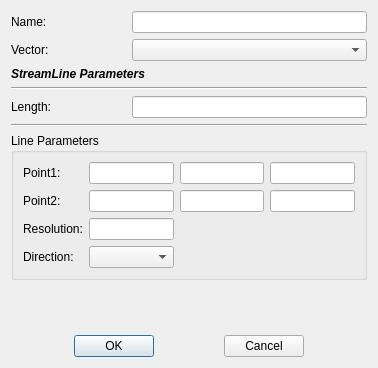
<?xml version="1.0" encoding="UTF-8"?>
<ui version="4.0">
 <class>StreamLineDialog</class>
 <widget class="QDialog" name="StreamLineDialog">
  <property name="geometry">
   <rect>
    <x>0</x>
    <y>0</y>
    <width>378</width>
    <height>368</height>
   </rect>
  </property>
  <property name="windowTitle">
   <string>Dialog</string>
  </property>
  <layout class="QGridLayout" name="gridLayout_2">
   <item row="0" column="0">
    <widget class="QLabel" name="label_Name">
     <property name="text">
      <string>Name:</string>
     </property>
    </widget>
   </item>
   <item row="0" column="1" colspan="2">
    <widget class="QLineEdit" name="lineEdit_Name"/>
   </item>
   <item row="1" column="0">
    <widget class="QLabel" name="label">
     <property name="text">
      <string>Vector:</string>
     </property>
    </widget>
   </item>
   <item row="1" column="1" colspan="2">
    <widget class="QComboBox" name="comboBox_Vector"/>
   </item>
   <item row="2" column="0" colspan="2">
    <widget class="QLabel" name="label_3">
     <property name="font">
      <font>
       <family>Arial</family>
       <weight>75</weight>
       <italic>true</italic>
       <bold>true</bold>
      </font>
     </property>
     <property name="text">
      <string>StreamLine Parameters</string>
     </property>
    </widget>
   </item>
   <item row="3" column="0" colspan="3">
    <widget class="Line" name="line">
     <property name="orientation">
      <enum>Qt::Horizontal</enum>
     </property>
    </widget>
   </item>
   <item row="4" column="0">
    <widget class="QLabel" name="label_2">
     <property name="text">
      <string>Length:</string>
     </property>
    </widget>
   </item>
   <item row="4" column="1" colspan="2">
    <widget class="QLineEdit" name="lineEdit_Length"/>
   </item>
   <item row="5" column="0" colspan="3">
    <widget class="Line" name="line_2">
     <property name="orientation">
      <enum>Qt::Horizontal</enum>
     </property>
    </widget>
   </item>
   <item row="6" column="0" colspan="3">
    <widget class="QGroupBox" name="groupBox_Line">
     <property name="title">
      <string>Line Parameters</string>
     </property>
     <layout class="QGridLayout" name="gridLayout">
      <item row="1" column="0">
       <widget class="QLabel" name="label_9">
        <property name="text">
         <string>Point2:</string>
        </property>
       </widget>
      </item>
      <item row="1" column="1">
       <widget class="Comp::FITKSciNotationLineEdit" name="lineEdit_Point2X"/>
      </item>
      <item row="1" column="3">
       <widget class="Comp::FITKSciNotationLineEdit" name="lineEdit_Point2Z"/>
      </item>
      <item row="0" column="3">
       <widget class="Comp::FITKSciNotationLineEdit" name="lineEdit_Point1Z"/>
      </item>
      <item row="3" column="0">
       <widget class="QLabel" name="label_4">
        <property name="text">
         <string>Direction:</string>
        </property>
       </widget>
      </item>
      <item row="0" column="1">
       <widget class="Comp::FITKSciNotationLineEdit" name="lineEdit_Point1X"/>
      </item>
      <item row="1" column="2">
       <widget class="Comp::FITKSciNotationLineEdit" name="lineEdit_Point2Y"/>
      </item>
      <item row="2" column="0">
       <widget class="QLabel" name="label_10">
        <property name="text">
         <string>Resolution:</string>
        </property>
       </widget>
      </item>
      <item row="0" column="0">
       <widget class="QLabel" name="label_8">
        <property name="text">
         <string>Point1:</string>
        </property>
       </widget>
      </item>
      <item row="2" column="1">
       <widget class="Comp::FITKSciNotationLineEdit" name="lineEdit_Resolution"/>
      </item>
      <item row="0" column="2">
       <widget class="Comp::FITKSciNotationLineEdit" name="lineEdit_Point1Y"/>
      </item>
      <item row="3" column="1">
       <widget class="QComboBox" name="comboBox_Direction"/>
      </item>
     </layout>
    </widget>
   </item>
   <item row="7" column="2">
    <spacer name="verticalSpacer">
     <property name="orientation">
      <enum>Qt::Vertical</enum>
     </property>
     <property name="sizeHint" stdset="0">
      <size>
       <width>20</width>
       <height>67</height>
      </size>
     </property>
    </spacer>
   </item>
   <item row="8" column="0" colspan="3">
    <layout class="QHBoxLayout" name="horizontalLayout">
     <item>
      <spacer name="horizontalSpacer">
       <property name="orientation">
        <enum>Qt::Horizontal</enum>
       </property>
       <property name="sizeHint" stdset="0">
        <size>
         <width>40</width>
         <height>20</height>
        </size>
       </property>
      </spacer>
     </item>
     <item>
      <widget class="QPushButton" name="pushButton_OK">
       <property name="text">
        <string>OK</string>
       </property>
      </widget>
     </item>
     <item>
      <spacer name="horizontalSpacer_2">
       <property name="orientation">
        <enum>Qt::Horizontal</enum>
       </property>
       <property name="sizeHint" stdset="0">
        <size>
         <width>40</width>
         <height>20</height>
        </size>
       </property>
      </spacer>
     </item>
     <item>
      <widget class="QPushButton" name="pushButton_Cancel">
       <property name="text">
        <string>Cancel</string>
       </property>
      </widget>
     </item>
     <item>
      <spacer name="horizontalSpacer_3">
       <property name="orientation">
        <enum>Qt::Horizontal</enum>
       </property>
       <property name="sizeHint" stdset="0">
        <size>
         <width>40</width>
         <height>20</height>
        </size>
       </property>
      </spacer>
     </item>
    </layout>
   </item>
  </layout>
 </widget>
 <customwidgets>
  <customwidget>
   <class>Comp::FITKSciNotationLineEdit</class>
   <extends>QLineEdit</extends>
   <header>FITK_Component/FITKWidget/FITKSciNotationLineEdit.h</header>
  </customwidget>
 </customwidgets>
 <resources/>
 <connections/>
</ui>
